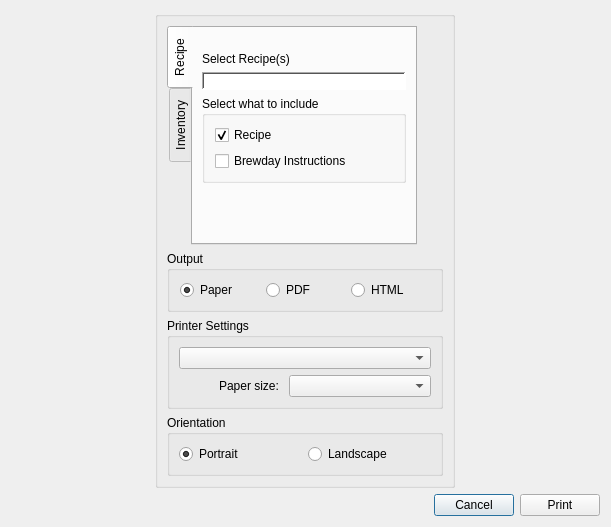
<?xml version="1.0" encoding="UTF-8"?>
<ui version="4.0">
 <class>BtPrintAndPreview</class>
 <widget class="QDialog" name="BtPrintAndPreview">
  <property name="geometry">
   <rect>
    <x>0</x>
    <y>0</y>
    <width>611</width>
    <height>527</height>
   </rect>
  </property>
  <property name="windowTitle">
   <string>Print And Preview</string>
  </property>
  <property name="configSection" stdset="0">
   <string notr="true">btPrintAndPreview</string>
  </property>
  <layout class="QHBoxLayout" name="horizontalLayout">
   <item>
    <layout class="QVBoxLayout" name="verticalLayout_3">
     <item>
      <layout class="QHBoxLayout" name="horizontalLayout_3">
       <item>
        <widget class="QGroupBox" name="groupBox_Controls">
         <property name="sizePolicy">
          <sizepolicy hsizetype="Fixed" vsizetype="Preferred">
           <horstretch>0</horstretch>
           <verstretch>0</verstretch>
          </sizepolicy>
         </property>
         <property name="minimumSize">
          <size>
           <width>300</width>
           <height>0</height>
          </size>
         </property>
         <property name="maximumSize">
          <size>
           <width>300</width>
           <height>16777215</height>
          </size>
         </property>
         <layout class="QVBoxLayout" name="verticalLayout_4">
          <item>
           <layout class="QVBoxLayout" name="verticalLayout_6">
            <item>
             <widget class="QTabWidget" name="verticalTabWidget">
              <property name="sizePolicy">
               <sizepolicy hsizetype="Fixed" vsizetype="Expanding">
                <horstretch>0</horstretch>
                <verstretch>0</verstretch>
               </sizepolicy>
              </property>
              <property name="minimumSize">
               <size>
                <width>250</width>
                <height>0</height>
               </size>
              </property>
              <property name="autoFillBackground">
               <bool>false</bool>
              </property>
              <property name="locale">
               <locale language="English" country="UnitedStates"/>
              </property>
              <property name="tabPosition">
               <enum>QTabWidget::West</enum>
              </property>
              <property name="currentIndex">
               <number>0</number>
              </property>
              <widget class="QWidget" name="printAndPreviewTabRecipe">
               <attribute name="title">
                <string>Recipe</string>
               </attribute>
               <layout class="QVBoxLayout" name="verticalLayout_2">
                <item>
                 <layout class="QVBoxLayout" name="verticalLayout">
                  <property name="topMargin">
                   <number>15</number>
                  </property>
                  <item>
                   <widget class="QLabel" name="label_2">
                    <property name="text">
                     <string>Select Recipe(s)</string>
                    </property>
                   </widget>
                  </item>
                  <item>
                   <widget class="QLabel" name="label_CurrentRecipe">
                    <property name="styleSheet">
                     <string notr="true">background-color: rgb(255, 255, 255);</string>
                    </property>
                    <property name="frameShape">
                     <enum>QFrame::WinPanel</enum>
                    </property>
                    <property name="frameShadow">
                     <enum>QFrame::Sunken</enum>
                    </property>
                    <property name="text">
                     <string/>
                    </property>
                   </widget>
                  </item>
                  <item>
                   <widget class="QGroupBox" name="verticalGroupBox_3">
                    <property name="title">
                     <string>Select what to include</string>
                    </property>
                    <layout class="QVBoxLayout" name="verticalLayout_5">
                     <property name="leftMargin">
                      <number>10</number>
                     </property>
                     <item>
                      <widget class="QCheckBox" name="checkBox_Recipe">
                       <property name="text">
                        <string>Recipe</string>
                       </property>
                       <property name="checked">
                        <bool>true</bool>
                       </property>
                      </widget>
                     </item>
                     <item>
                      <widget class="QCheckBox" name="checkBox_2">
                       <property name="text">
                        <string>Brewday Instructions</string>
                       </property>
                      </widget>
                     </item>
                    </layout>
                   </widget>
                  </item>
                  <item>
                   <spacer name="verticalSpacer">
                    <property name="orientation">
                     <enum>Qt::Vertical</enum>
                    </property>
                    <property name="sizeHint" stdset="0">
                     <size>
                      <width>20</width>
                      <height>40</height>
                     </size>
                    </property>
                   </spacer>
                  </item>
                 </layout>
                </item>
               </layout>
              </widget>
              <widget class="QWidget" name="printAndPreviewTabInventory">
               <attribute name="title">
                <string>Inventory</string>
               </attribute>
               <layout class="QVBoxLayout" name="verticalLayout_7"/>
              </widget>
             </widget>
            </item>
            <item>
             <widget class="QGroupBox" name="GroupBox_Output">
              <property name="title">
               <string>Output</string>
              </property>
              <property name="checkable">
               <bool>false</bool>
              </property>
              <layout class="QHBoxLayout" name="horizontalLayout_7">
               <property name="leftMargin">
                <number>10</number>
               </property>
               <item>
                <widget class="QRadioButton" name="radioButton_OutputPaper">
                 <property name="text">
                  <string>Paper</string>
                 </property>
                 <property name="checked">
                  <bool>true</bool>
                 </property>
                 <attribute name="buttonGroup">
                  <string notr="true">buttonGroup</string>
                 </attribute>
                </widget>
               </item>
               <item>
                <widget class="QRadioButton" name="radioButton_OutputPDF">
                 <property name="text">
                  <string>PDF</string>
                 </property>
                 <attribute name="buttonGroup">
                  <string notr="true">buttonGroup</string>
                 </attribute>
                </widget>
               </item>
               <item>
                <widget class="QRadioButton" name="radioButton_OutputHTML">
                 <property name="text">
                  <string>HTML</string>
                 </property>
                 <attribute name="buttonGroup">
                  <string notr="true">buttonGroup</string>
                 </attribute>
                </widget>
               </item>
              </layout>
             </widget>
            </item>
            <item>
             <widget class="QGroupBox" name="groupBox_PrinterSettings">
              <property name="title">
               <string>Printer Settings</string>
              </property>
              <layout class="QVBoxLayout" name="verticalLayout_8">
               <item>
                <widget class="QComboBox" name="comboBox_PrinterSelector">
                 <property name="currentText">
                  <string/>
                 </property>
                 <property name="placeholderText">
                  <string>Select Printer</string>
                 </property>
                </widget>
               </item>
               <item>
                <layout class="QHBoxLayout" name="horizontalLayout_4">
                 <item>
                  <spacer name="horizontalSpacer_2">
                   <property name="orientation">
                    <enum>Qt::Horizontal</enum>
                   </property>
                   <property name="sizeHint" stdset="0">
                    <size>
                     <width>40</width>
                     <height>20</height>
                    </size>
                   </property>
                  </spacer>
                 </item>
                 <item>
                  <widget class="QLabel" name="label">
                   <property name="text">
                    <string>Paper size: </string>
                   </property>
                  </widget>
                 </item>
                 <item>
                  <widget class="QComboBox" name="comboBox_PaperFormatSelector">
                   <property name="sizePolicy">
                    <sizepolicy hsizetype="MinimumExpanding" vsizetype="Fixed">
                     <horstretch>1</horstretch>
                     <verstretch>0</verstretch>
                    </sizepolicy>
                   </property>
                   <property name="toolTip">
                    <string>Select available Printers</string>
                   </property>
                  </widget>
                 </item>
                </layout>
               </item>
              </layout>
             </widget>
            </item>
            <item>
             <widget class="QGroupBox" name="groupBox_Orientation">
              <property name="title">
               <string>Orientation</string>
              </property>
              <layout class="QHBoxLayout" name="horizontalLayout_5">
               <item>
                <widget class="QRadioButton" name="radioButton_Protrait">
                 <property name="text">
                  <string>Portrait</string>
                 </property>
                 <property name="checked">
                  <bool>true</bool>
                 </property>
                 <attribute name="buttonGroup">
                  <string notr="true">buttonGroup_2</string>
                 </attribute>
                </widget>
               </item>
               <item>
                <widget class="QRadioButton" name="radioButton_Landscape">
                 <property name="text">
                  <string>Landscape</string>
                 </property>
                 <attribute name="buttonGroup">
                  <string notr="true">buttonGroup_2</string>
                 </attribute>
                </widget>
               </item>
              </layout>
             </widget>
            </item>
           </layout>
          </item>
         </layout>
        </widget>
       </item>
       <item>
        <layout class="QVBoxLayout" name="verticalLayout_PrintPreviewWidget"/>
       </item>
      </layout>
     </item>
     <item>
      <layout class="QHBoxLayout" name="horizontalLayout_6">
       <item>
        <spacer name="horizontalSpacer">
         <property name="orientation">
          <enum>Qt::Horizontal</enum>
         </property>
         <property name="sizeHint" stdset="0">
          <size>
           <width>40</width>
           <height>20</height>
          </size>
         </property>
        </spacer>
       </item>
       <item>
        <widget class="QPushButton" name="Button_Cancel">
         <property name="text">
          <string>Cancel</string>
         </property>
        </widget>
       </item>
       <item>
        <widget class="QPushButton" name="Button_Print">
         <property name="text">
          <string>Print</string>
         </property>
        </widget>
       </item>
      </layout>
     </item>
    </layout>
   </item>
  </layout>
 </widget>
 <resources>
  <include location="../brewtarget.qrc"/>
 </resources>
 <connections/>
 <buttongroups>
  <buttongroup name="buttonGroup"/>
  <buttongroup name="buttonGroup_2"/>
 </buttongroups>
</ui>
